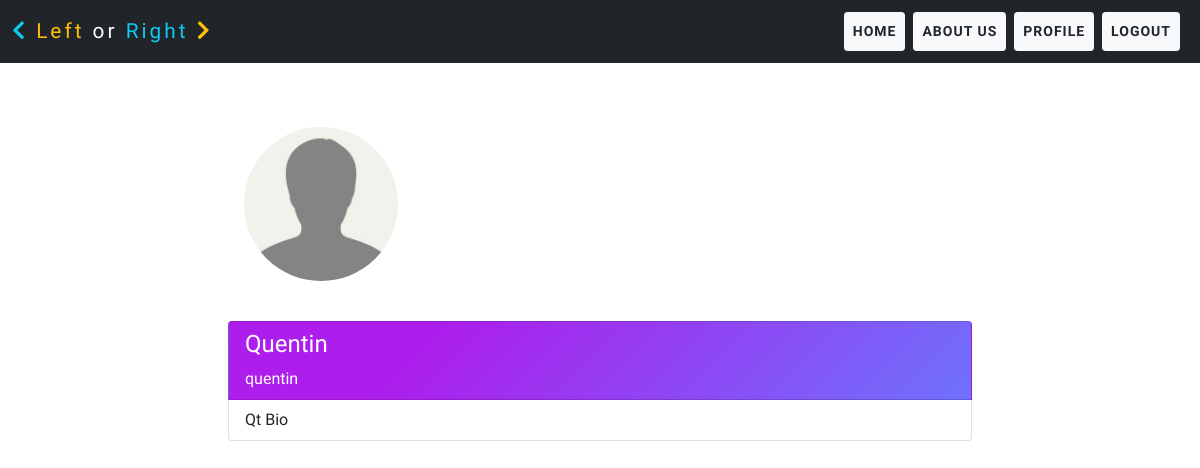
/public-profile/9/ (signed in), run on the app's committed database.
### accounts/models.py (models this page shows)
class Profile(models.Model):
    user = models.OneToOneField(User,on_delete=models.CASCADE)
    image = models.ImageField(default='default.jpg', upload_to='profile_pics')
    bio = models.TextField(default='User Bio')
    def __str__(self) -> str:
        return self.user.username

### accounts/views.py (the view)
# urls.py: path('public-profile/<int:id>/', acc_views.public_profile, name='public_profile'),
@login_required
def public_profile(request, id):
    user_profile = Profile.objects.get(user_id=id)
    print(user_profile)
    return render(request, 'accounts/public_profile.html', {'user_profile': user_profile})

### accounts/templates/accounts/public_profile.html
{% extends 'feed/base.html' %}
{% block content %}
     <div class="container">
        <div class="col-md-8 mx-auto mt-5 red-hat-font">
            <div class="media">
                <img src="{{user_profile.image.url}}" class="rounded-circle w-25 p-3 account-img" alt="Profile Image">
            </div>
            <ul class="list-group my-4">
                <li class="list-group-item bg-purple text-white" aria-current="true"><h4>{{user_profile.user.first_name}}</h4><div>{{user_profile.user.username}}</div></li>
                <li class="list-group-item">{{user_profile.bio}}</li>
            </ul>
        </div>
    </div>
{% endblock %}

### feed/static/css/main.css (style rules this page uses)
.bg-purple { background-color: #6e72fc; background-image: linear-gradient(315deg, #6e72fc 0%, #ad1deb 74%); }
.red-hat-font { font-family: 'Red Hat Display', sans-serif; }

### data on the page
Profile: image (placeholder picture), user.first_name "Quentin", user.username "quentin", bio "Qt Bio"
